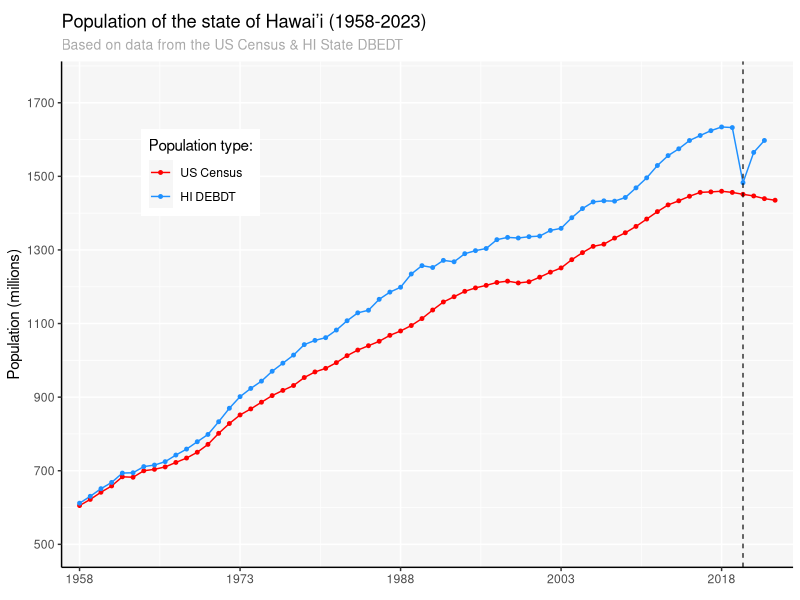

This figure's R source: (Note: this script raises an error after producing the figure.)
library(tidyverse)
library(tidyr)
library(dplyr)
library(ggplot2)
library(ggtext)

raw_data <- read_csv('data/DBEDT_Data.csv')

just_pop <- raw_data %>%
  pivot_longer(cols= 4:87, names_to = 'year', values_to = 'population') %>%
  select(1, 5, 6) %>%
  pivot_wider(names_from = 'Indicator', values_from = 'population') %>%
  mutate(year = as.numeric(year)) %>%
  rename(census_decade = 'Population (Census)- Total Resident',
         census = 'Total Resident Population',
         de_facto = 'De Facto Population',
         births = 'Resident births',
         deaths= 'Resident deaths') %>%
  select(1, 3:6) %>%
  filter(year > 1957)

just_pop %>%
  select(de_facto) %>%
  drop_na() %>%
  max()

## Population observations chart
pop_graph <- just_pop %>%
  pivot_longer(cols = 2:3, names_to = 'source', values_to = 'population') %>%
  ggplot(aes(x=year, y=population, group = source, color = source)) +
  geom_line() +
  geom_point(size = 1) +
  geom_vline(xintercept = 2020, color = 'black', linetype = 'dashed', linewidth = 0.4) +
  #geom_smooth(se=FALSE, linewidth = 0.5) +
  scale_y_continuous(breaks = seq(500000, 1700000, 200000), labels = seq(500, 1700, 200),
                     limits = c(500000, 1750000)) +
  scale_x_continuous(breaks = seq(1958, 2023, 15), expand = c(0.01,0.01), limits = c(1957, 2024)) +
  scale_color_manual(name = 'Population type:',
                     values=c("red", "dodgerblue"),
                     labels=c("US Census", "HI DEBDT")) +
  labs(
    title = "Population of the state of Hawai'i (1958-2023)",
    subtitle = "Based on data from the US Census & HI State DBEDT",
    x = NULL,
    y = 'Population (millions)'
  ) +
  theme(
    plot.title = element_textbox_simple(margin = margin(b=5)),
    plot.subtitle = element_text(color = 'darkgrey', size = 10),
    panel.background = element_rect(fill = '#f6f6f6'),
    legend.background = element_rect(fill = "white"),
    legend.key = element_rect(fill = '#f6f6f6'),
    legend.position = "inside",
    legend.position.inside = c(0.19, 0.78),
    axis.line = element_line(),
    plot.margin = margin(10,5,10,5),
    panel.spacing = unit(0.3, 'in')
  )

lbl_txt <- data.frame(year = (2020 - 7), population = 1100000, label = '(COVID-19)',
                      group = source)
pop_graph +  
  geom_text(data = lbl_txt,label = lbl_txt$label, color = 'black', size = 3,
            group = source)

ggsave('figures/hawaii_population.png', width = 5, height = 4, units = 'in')

## Population changes chart
births_v_deaths <- just_pop %>%
  select(year, census, births, deaths) %>%
  # mutate(pos_change = (births/census)*100,
  #        neg_change = (deaths/census)*100) %>%
  pivot_longer(cols = 3:4, names_to = 'change', values_to = 'amount') %>%
  
  ggplot(aes(x=year, y=amount, group = change, color = change)) +
  geom_line() +
  geom_point(size = 1) +
  geom_vline(xintercept = 2020, color = 'black', linetype = 'dashed', linewidth = 0.4) +
  scale_y_continuous(breaks = seq(1000, 22000, 5000), labels = seq(1, 22, 5),
                     limits = c(1000, 22000)) +
  scale_x_continuous(breaks = seq(1958, 2023, 15), expand = c(0.01,0.01), limits = c(1957, 2024)) +
  scale_color_manual(name = 'Change type:',
                     values=c("darkorange", "forestgreen"),
                     labels=c("Births", "Deaths")) +
  labs(
    title = "Changes in population of state of Hawai'i (1958-2023)",
    subtitle = "Based on data from the Hawai'i State Dep of Health",
    x = NULL,
    y = 'Population change (thousands)'
  ) +
  theme(
    plot.title = element_textbox_simple(margin = margin(b=5)),
    plot.subtitle = element_text(color = 'darkgrey', size = 10),
    panel.background = element_rect(fill = '#f6f6f6'),
    legend.background = element_rect(fill = "white"),
    legend.key = element_rect(fill = '#f6f6f6'),
    legend.position = "inside",
    legend.position.inside = c(0.39, 0.48),
    axis.line = element_line(),
    plot.margin = margin(10,5,10,5),
    panel.spacing = unit(0.3, 'in')
  )

lbl_txt_2 <- data.frame(year = (2020 - 6), amount = 4000, label = '(COVID-19)')

births_v_deaths +  
  geom_text(data = lbl_txt_2 ,label = lbl_txt_2$label, color = 'black', size = 3, 
            group = 1)

ggsave('figures/births_v_deaths.png', width = 5, height = 4, units = 'in')

## Looking at the population compared to amount of tourists any given year
res_v_tourist <- raw_data %>%
  pivot_longer(cols= 4:87, names_to = 'year', values_to = 'populations') %>%
  select(1, 5, 6) %>%
  pivot_wider(names_from = 'Indicator', values_from = 'populations') %>%
  select(1,3,13) %>%
  filter(year > 1998) %>%
  mutate(year = as.numeric(year)) %>%
  rename(residents = 'Total Resident Population',
         visitors = 'Visitor arrivals, Total (air + cruise ship)')

res_v_trst <- res_v_tourist %>%
  pivot_longer(cols=2:3, names_to = 'populations', values_to = 'amounts') %>%
  
  ggplot(aes(x=year, y=amounts, group=populations, color=populations)) +
  geom_point(size=1) +
  geom_line(linewidth=0.75) +
  geom_vline(xintercept = c(2001,2009,2020), color = 'black', linetype = 'dashed',
             linewidth = 0.4) +
  scale_y_continuous(breaks = seq(1200000, 11000000, 800000), labels = seq(120, 1100, 80),
                     limits = c(1200000, 10600000)) +
  scale_x_continuous(breaks = seq(1999, 2023, 3), expand = c(0.01,0.01), limits = c(1998, 2024)) +
  scale_color_manual(name = 'Population type:',
                     values=c("pink", "skyblue"),
                     labels=c("Residents", "Tourists")) +
  labs(
    title = "Resident vs Tourist population of state of Hawai'i (1999-2023)",
    subtitle = "Based on data from the Hawai'i State Dep Tourism & US Census",
    x = NULL,
    y = 'Populations (x100,000)'
  ) +
  theme(
    plot.title = element_textbox_simple(margin = margin(b=10)),
    plot.subtitle = element_text(color = 'darkgrey', size = 10),
    panel.background = element_rect(fill = '#f6f6f6'),
    legend.background = element_rect(fill = "white"),
    legend.key = element_rect(fill = '#f6f6f6'),
    legend.position = "inside",
    legend.position.inside = c(0.26, 0.82),
    axis.line = element_line(),
    plot.margin = margin(10,5,10,5),
    panel.spacing = unit(0.3, 'in')
  )

lbl_txt_3 <- data.frame(year = (2020 - 2), amounts =2000000, label = '(COVID-19)')
lbl_txt_4 <- data.frame(year = c(2002, 2011.5), amounts=5200000,
                        label = c('(9-11)', '(Housing crisis)'))

res_v_trst +  
  geom_text(data = lbl_txt_3 ,label = lbl_txt_3$label, color = 'black', size = 3, 
            group = 1) +
  geom_text(data = lbl_txt_4 ,label = lbl_txt_4$label, color = 'black', size = 3, 
            group = 1)

ggsave('figures/residents_v_tourists.png', width = 5, height = 4, units = 'in')
